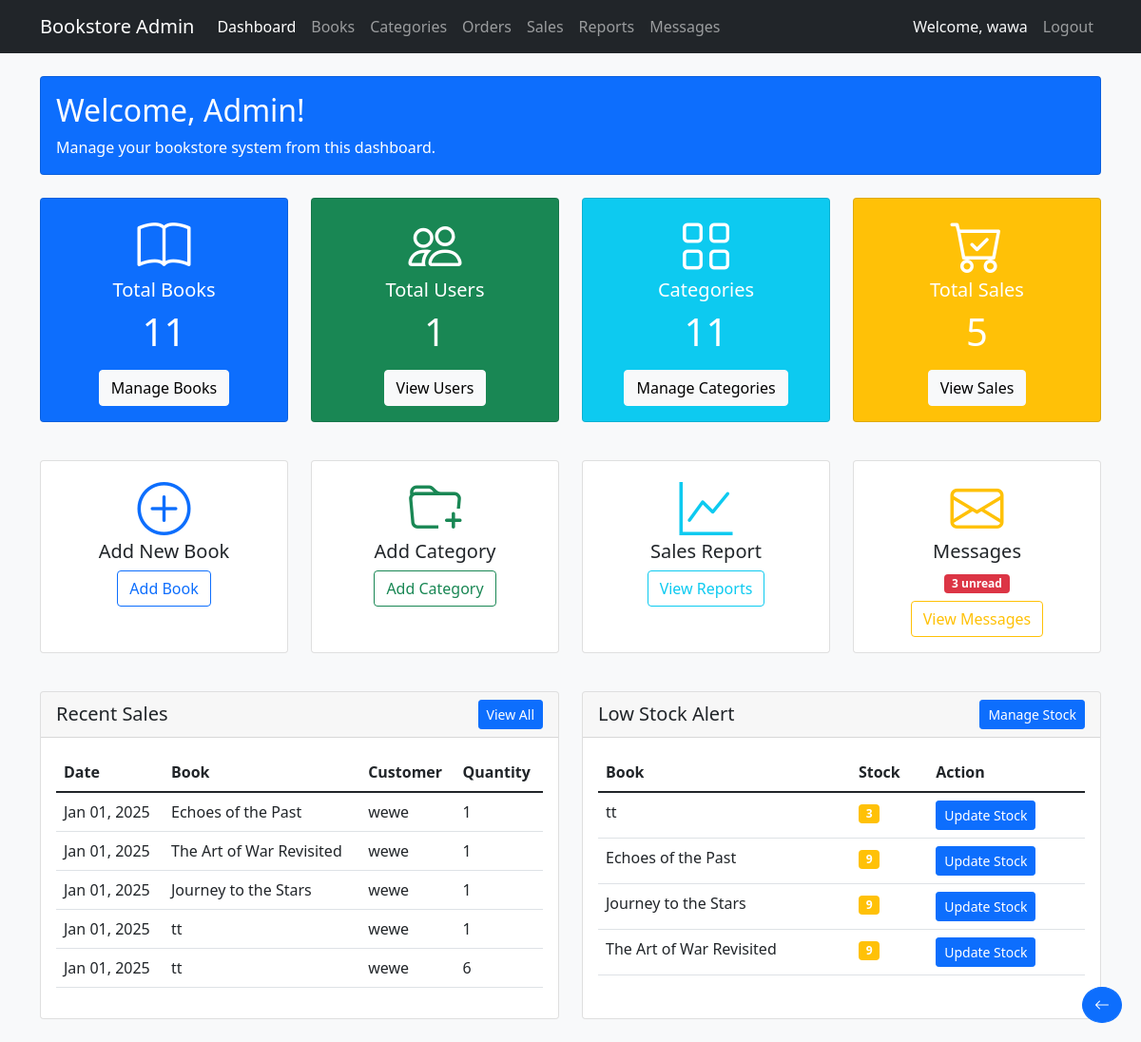
Page /admin/dashboard.php (signed in) on the earlier database version.
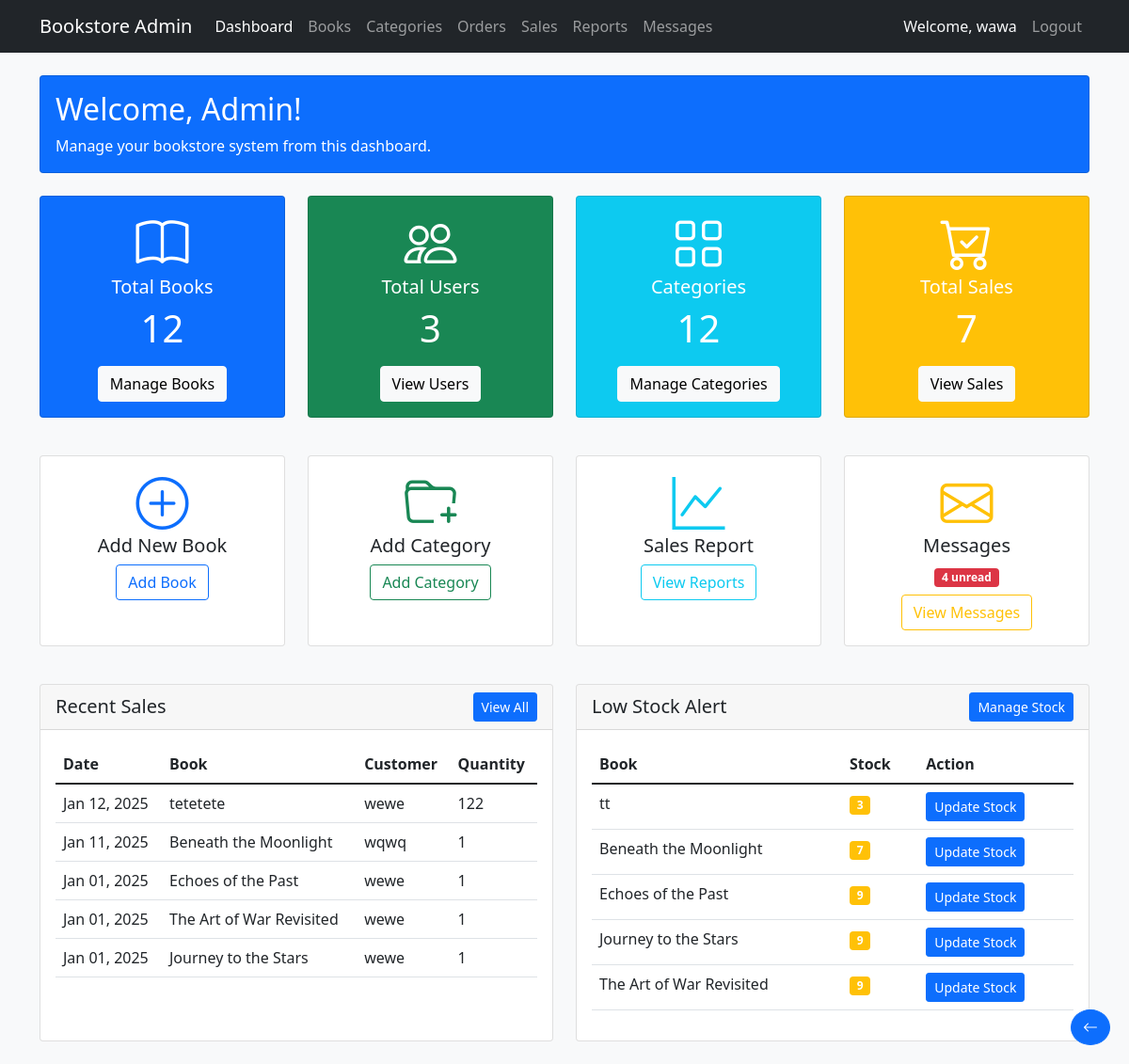
Same page on the later database version.
### tables this page shows
CREATE TABLE `sales` (
  `sale_id` int(11) NOT NULL,
  `user_id` int(11) NOT NULL,
  `book_id` int(11) NOT NULL,
  `quantity` int(11) NOT NULL,
  `total_price` decimal(10,2) NOT NULL DEFAULT 0.00,
  `sale_date` datetime NOT NULL DEFAULT current_timestamp()
);

CREATE TABLE `books` (
  `book_id` int(11) NOT NULL,
  `category_id` int(11) DEFAULT NULL,
  `title` varchar(255) NOT NULL,
  `author` varchar(255) NOT NULL,
  `description` text DEFAULT NULL,
  `price` decimal(10,2) NOT NULL,
  `stock_quantity` int(11) DEFAULT 0,
  `date_added` timestamp NOT NULL DEFAULT current_timestamp()
);

CREATE TABLE `users` (
  `user_id` int(11) NOT NULL,
  `username` varchar(255) NOT NULL,
  `email` varchar(255) NOT NULL,
  `password` varchar(255) NOT NULL,
  `user_type` varchar(10) DEFAULT NULL,
  `date_created` timestamp NOT NULL DEFAULT current_timestamp()
);

### admin/dashboard.php (the view, shortened to what the changed rows need)
<?php
require_once '../auth/config.php';
$total_books = $conn->query("SELECT COUNT(*) as count FROM Books")->fetch_assoc()['count'];
$total_users = $conn->query("SELECT COUNT(*) as count FROM Users WHERE user_type = 'user'")->fetch_assoc()['count'];
$total_categories = $conn->query("SELECT COUNT(*) as count FROM Categories")->fetch_assoc()['count'];
$total_sales = $conn->query("SELECT COUNT(*) as count FROM Sales")->fetch_assoc()['count'];
$recent_sales = $conn->query("
    SELECT s.sale_id, s.quantity, s.total_price, s.sale_date, b.title, u.username
    FROM Sales s
    JOIN Books b ON s.book_id = b.book_id
    JOIN Users u ON s.user_id = u.user_id
    ORDER BY s.sale_date DESC
    LIMIT 5
");
$low_stock_books = $conn->query("
    SELECT *
    FROM Books
    WHERE stock_quantity < 10
    ORDER BY stock_quantity ASC
    LIMIT 5
");
$unread_messages = 0;
$check_column = $conn->query("SHOW COLUMNS FROM Messages LIKE 'replied'");
if ($check_column->num_rows > 0) {
    $result = $conn->query("SELECT COUNT(*) as count FROM Messages WHERE replied = 0");
    $unread_messages = $result->fetch_assoc()['count'];
} else {
    $result = $conn->query("SELECT COUNT(*) as count FROM Messages");
    $unread_messages = $result->fetch_assoc()['count'];
}
?>
<!DOCTYPE html>
<html lang="en">
<head>
    <link href="https://cdn.jsdelivr.net/npm/bootstrap@5.1.3/dist/css/bootstrap.min.css" rel="stylesheet">
    <link href="https://cdn.jsdelivr.net/npm/bootstrap-icons@1.7.2/font/bootstrap-icons.css" rel="stylesheet">
</head>
<body class="bg-light">
    <div class="container mt-4">
        <div class="row mb-4">
            <div class="col">
                <div class="card bg-primary text-white">
                    <div class="card-body">
                        <h2 class="card-title">Welcome, Admin!</h2>
                    </div>
                </div>
            </div>
        </div>
        <div class="row mb-4">
            <div class="col-md-3 mb-3">
                <div class="card feature-card text-white bg-primary h-100">
                    <div class="card-body text-center">
                        <i class="bi bi-book display-4 mb-2"></i>
                        <h5 class="card-title">Total Books</h5>
                        <p class="card-text display-6"><?php echo $total_books; ?></p>
                        <a href="manage_books.php" class="btn btn-light">Manage Books</a>
                    </div>
                </div>
            </div>
            <div class="col-md-3 mb-3">
                <div class="card feature-card text-white bg-success h-100">
                    <div class="card-body text-center">
                        <i class="bi bi-people display-4 mb-2"></i>
                        <h5 class="card-title">Total Users</h5>
                        <p class="card-text display-6"><?php echo $total_users; ?></p>
                        <a href="#" class="btn btn-light">View Users</a>
                    </div>
                </div>
            </div>
            <div class="col-md-3 mb-3">
                <div class="card feature-card text-white bg-info h-100">
                    <div class="card-body text-center">
                        <i class="bi bi-grid display-4 mb-2"></i>
                        <h5 class="card-title">Categories</h5>
                        <p class="card-text display-6"><?php echo $total_categories; ?></p>
                        <a href="manage_categories.php" class="btn btn-light">Manage Categories</a>
                    </div>
                </div>
            </div>
            <div class="col-md-3 mb-3">
                <div class="card feature-card text-white bg-warning h-100">
                    <div class="card-body text-center">
                        <i class="bi bi-cart-check display-4 mb-2"></i>
                        <h5 class="card-title">Total Sales</h5>
                        <p class="card-text display-6"><?php echo $total_sales; ?></p>
                        <a href="manage_sales.php" class="btn btn-light">View Sales</a>
                    </div>
                </div>
            </div>
        </div>
        <div class="row mb-4">
            <div class="col-md-3 mb-3">
                <div class="card feature-card h-100">
                    <div class="card-body text-center">
                        <i class="bi bi-envelope display-4 text-warning mb-3"></i>
                        <h5 class="card-title">Messages</h5>
                        <?php if ($unread_messages > 0): ?>
                            <span class="badge bg-danger mb-2"><?php echo $unread_messages; ?> unread</span>
                        <?php endif; ?>
                        <br>
                        <a href="messages.php" class="btn btn-outline-warning">View Messages</a>
                    </div>
                </div>
            </div>
        </div>
        <div class="row">
            <div class="col-md-6 mb-4">
                <div class="card h-100">
                    <div class="card-body">
                        <div class="table-responsive">
                            <table class="table table-hover">
                                <thead>
                                    <tr>
                                        <th>Date</th>
                                        <th>Book</th>
                                        <th>Customer</th>
                                        <th>Quantity</th>
                                    </tr>
                                </thead>
                                <tbody>
                                    <?php while ($sale = $recent_sales->fetch_assoc()): ?>
                                    <tr>
                                        <td><?php echo date('M d, Y', strtotime($sale['sale_date'])); ?></td>
                                        <td><?php echo htmlspecialchars($sale['title']); ?></td>
                                        <td><?php echo htmlspecialchars($sale['username']); ?></td>
                                        <td><?php echo $sale['quantity']; ?></td>
                                    </tr>
                                    <?php endwhile; ?>
                                </tbody>
                            </table>
                        </div>
                    </div>
                </div>
            </div>
            <div class="col-md-6 mb-4">
                <div class="card h-100">
                    <div class="card-body">
                        <div class="table-responsive">
                            <table class="table table-hover">
                                <thead>
                                    <tr>
                                        <th>Book</th>
                                        <th>Stock</th>
                                        <th>Action</th>
                                    </tr>
                                </thead>
                                <tbody>
                                    <?php while ($book = $low_stock_books->fetch_assoc()): ?>
                                    <tr>
                                        <td><?php echo htmlspecialchars($book['title']); ?></td>
                                        <td>
                                            <span class="badge bg-<?php echo $book['stock_quantity'] == 0 ? 'danger' : 'warning'; ?>">
                                                <?php echo $book['stock_quantity']; ?>
                                            </span>
                                        </td>
                                        <td>
                                            <a href="manage_books.php" class="btn btn-sm btn-primary">Update Stock</a>
                                        </td>
                                    </tr>
                                    <?php endwhile; ?>
                                </tbody>
                            </table>
                        </div>
                    </div>
                </div>
            </div>
        </div>
    </div>
</body>
</html>

Differences in the rows shown:
no longer on this page (row unchanged): sales: sale_date "Jan 01, 2025", book.title "tt", user.username "wewe", quantity "1"
no longer on this page (row unchanged): sales: sale_date "Jan 01, 2025", book.title "tt", user.username "wewe", quantity "6"
added sales: sale_date "Jan 12, 2025", book.title "tetetete", user.username "wewe", quantity "122"
added sales: sale_date "Jan 11, 2025", book.title "Beneath the Moonlight", user.username "wqwq", quantity "1"
now on this page (row edited): books: title "Beneath the Moonlight", stock_quantity "7"
Other differences:
$total_books: "11" → "12"
$total_users: "1" → "3"
$total_categories: "11" → "12"
$total_sales: "5" → "7"
$unread_messages: "3" → "4"
